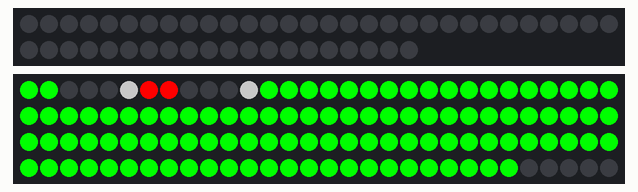
Bench run of a program on a simulated Raspberry Pi (BCM pin numbers). Shown: 50 RGB LEDs in strip order, left to right, continuing on the next row, 120 RGB LEDs in strip order, left to right, continuing on the next row.

Above: at 0.07 s.
At 0.65 s:
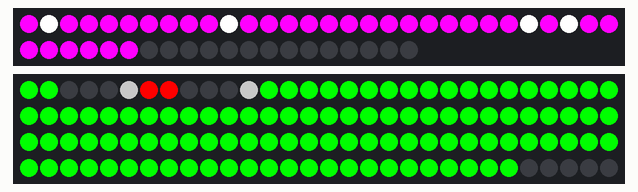
At 1.0 s:
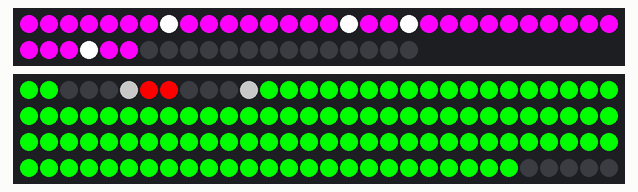
At 1.46 s:
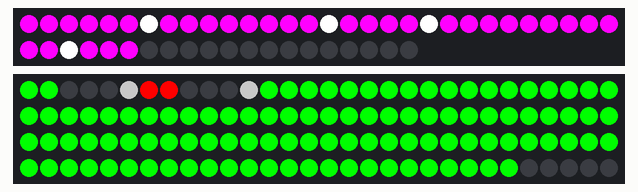
At 1.93 s:
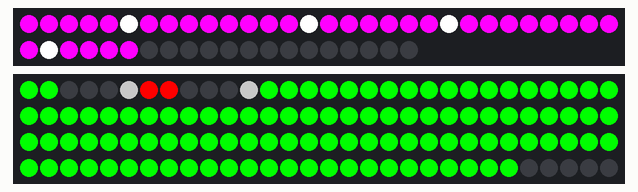

The program:

neuFliegerNeuesKonzept.py
```python
#!/usr/bin/env python3

import time
from neopixel import *
import argparse
from xml.dom import minidom
import RPi.GPIO as GPIO
import Adafruit_WS2801
import Adafruit_GPIO.SPI as SPI
from thread import start_new_thread


#SPI Configure

# Configure the count of pixels:
PIXEL_COUNT = 50

# Alternatively specify a hardware SPI connection on /dev/spidev0.0:
SPI_PORT   = 0
SPI_DEVICE = 0
pixels = Adafruit_WS2801.WS2801Pixels(PIXEL_COUNT, spi=SPI.SpiDev(SPI_PORT, SPI_DEVICE), gpio=GPIO)

#LED Configure

# LED strip configuration:
LED_COUNT      = 120      # Number of LED pixels.
LED_PIN        = 18      # GPIO pin connected to the pixels (18 uses PWM!).
#LED_PIN        = 10      # GPIO pin connected to the pixels (10 uses SPI /dev/spidev0.0).
LED_FREQ_HZ    = 800000  # LED signal frequency in hertz (usually 800khz)
LED_DMA        = 10      # DMA channel to use for generating signal (try 10)
LED_BRIGHTNESS = 255     # Set to 0 for darkest and 255 for brightest
LED_INVERT     = False   # True to invert the signal (when using NPN transistor level shift)
LED_CHANNEL    = 0       # set to '1' for GPIOs 13, 19, 41, 45 or 53

def loadChannel():
    try:
        DMXData = minidom.parse("Artnet.xml")
        return DMXData
    except KeyboardInterrupt:
        exitNow = True
    except:
        if args.clear:
            exitNow = True

def getChannelValue(DMXDataV, DMXChannel=1, oldValue=0):
    try:
        dmxxlrname = str("DMX" + str(DMXChannel-1))
        nameD = DMXDataV.getElementsByTagName(dmxxlrname)[0]
        return int(nameD.firstChild.data)
    except KeyboardInterrupt:
        exitNow = True
    except:
        return oldValue


def wheelA(pos):
    if pos < 85:
        return Adafruit_WS2801.RGB_to_color(pos * 3, 255 - pos * 3, 0)
    elif pos < 170:
        pos -= 85
        return Adafruit_WS2801.RGB_to_color(255 - pos * 3, 0, pos * 3)
    else:
        pos -= 170
        return Adafruit_WS2801.RGB_to_color(0, pos * 3, 255 - pos * 3)

def wheel(pos):
    """Generate rainbow colors across 0-255 positions."""
    if pos < 85:
        return Color(pos * 3, 255 - pos * 3, 0)
    elif pos < 170:
        pos -= 85
        return Color(255 - pos * 3, 0, pos * 3)
    else:
        pos -= 170
        return Color(0, pos * 3, 255 - pos * 3)

def rainbow(strip, wait_ms=20, iterations=1):
    """Draw rainbow that fades across all pixels at once."""
    for j in range(256*iterations):
        for i in range(strip.numPixels()):
            strip.setPixelColor(i, wheel((i+j) & 255))
        strip.show()
        time.sleep(wait_ms/1000.0)

def colorWipe(strip, color, wait_ms=50):
    """Wipe color across display a pixel at a time."""
    for i in range(strip.numPixels()):
        strip.setPixelColor(i, color)
        strip.show()
        time.sleep(wait_ms/1000.0)

    for i in range(pixels.count()):
        # tricky math! we use each pixel as a fraction of the full 96-color wheel
        # (thats the i / strip.numPixels() part)
        # Then add in j which makes the colors go around per pixel
        # the % 96 is to make the wheel cycle around
        pixels.set_pixel(i, wheel(((i * 256 // pixels.count())) % 256) )
        pixels.show()
        if wait_ms > 0:
            time.sleep(wait_ms/1000.0)

def init():
    for i in range(strip.numPixels()):
        strip.setPixelColor(i, Color(0, 0, 0))

    for i in range(pixels.count()):
        pixels.set_pixel(i, Adafruit_WS2801.RGB_to_color(0, 0, 0))


def tragflaechenLicht():
    strip.setPixelColor(0, Color(0, 255, 0))
    strip.setPixelColor(1, Color(0, 255, 0))
    strip.setPixelColor(2, Color(0, 0, 0))
    strip.setPixelColor(3, Color(0, 0, 0))
    strip.setPixelColor(4, Color(0, 0, 0))
    strip.setPixelColor(5, Color(100, 100, 100))

    strip.setPixelColor(6, Color(255, 0, 0))
    strip.setPixelColor(7, Color(255, 0, 0))
    strip.setPixelColor(8, Color(0, 0, 0))
    strip.setPixelColor(9, Color(0, 0, 0))
    strip.setPixelColor(10, Color(0, 0, 0))
    strip.setPixelColor(11, Color(100, 100, 100))

def tragflaechenBlinker(hell=0):
    strip.setPixelColor(2, Color(hell, hell, hell))
    strip.setPixelColor(3, Color(hell, hell, hell))
    strip.setPixelColor(4, Color(hell, hell, hell))

    strip.setPixelColor(9, Color(hell, hell, hell))
    strip.setPixelColor(8, Color(hell, hell, hell))
    strip.setPixelColor(10, Color(hell, hell, hell))

def rumpfBlinker(hell=0):
    pixels.set_pixel(36, Adafruit_WS2801.RGB_to_color(hell, 0, 0) )
    pixels.set_pixel(37, Adafruit_WS2801.RGB_to_color(hell, 0, 0) )
    pixels.set_pixel(38, Adafruit_WS2801.RGB_to_color(hell, 0, 0) )
    pixels.set_pixel(39, Adafruit_WS2801.RGB_to_color(hell, 0, 0) )

    pixels.set_pixel(40, Adafruit_WS2801.RGB_to_color(hell, 0, 0) )
    pixels.set_pixel(41, Adafruit_WS2801.RGB_to_color(hell, 0, 0) )
    pixels.set_pixel(42, Adafruit_WS2801.RGB_to_color(hell, 0, 0) )
    pixels.set_pixel(43, Adafruit_WS2801.RGB_to_color(hell, 0, 0) )

    pixels.set_pixel(44, Adafruit_WS2801.RGB_to_color(hell, hell, hell) )
    pixels.set_pixel(45, Adafruit_WS2801.RGB_to_color(hell, hell, hell) )
    pixels.set_pixel(46, Adafruit_WS2801.RGB_to_color(hell, hell, hell) )
    pixels.set_pixel(47, Adafruit_WS2801.RGB_to_color(hell, hell, hell) )


#Strip Gruen Rot Blau
#Pixels Rot Gruen Blau

def thDMX():
    while True:
        DMXdaten = loadChannel()

        global K1
        global K2
        global K3
        global K4

        #DMX Daten lesen
        #Rot
        K1 = getChannelValue(DMXdaten,250, K1)
        #Gruen
        K2 = getChannelValue(DMXdaten,251, K2)
        #Blau
        K3 = getChannelValue(DMXdaten,252, K3)
        #Effekt
        K4 = getChannelValue(DMXdaten,253, K4)

        time.sleep(50/1000.0)


#Programm
if __name__ == "__main__":
    # Clear all the pixels to turn them off.
    pixels.clear()
    pixels.show()  # Make sure to call show() after changing any pixels!

    #strip
    # Process arguments
    parser = argparse.ArgumentParser()
    parser.add_argument('-c', '--clear', action='store_true', help='clear the display on exit')
    args = parser.parse_args()

    K1=0
    K2=0
    K3=0
    K4=0

    #start_new_thread(thDMX,())

    # Create NeoPixel object with appropriate configuration.
    strip = Adafruit_NeoPixel(LED_COUNT, LED_PIN, LED_FREQ_HZ, LED_DMA, LED_INVERT, LED_BRIGHTNESS, LED_CHANNEL)
    # Intialize the library (must be called once before other functions).
    strip.begin()

    init()
    strip.show()
    time.sleep(50/1000.0)
    pixels.show()

    exitNow = False

    #Counter
    cFluegl = 0
    o=0
    oo=0
    ooo=8
    oooo=8
    j=0

    #Schritt 3
    c=0

    #schritt 4
    b=0

    l=0

    schritt=1

    while True:

        if K4 < 10:
            K1 = 255
            K2 = 0
            K3 = 0

        if schritt == 1:
            for i in range(strip.numPixels()-5):
                strip.setPixelColor(i, Color(0, 255, 0))
            c=c+1
            if c == (1500):
                c=0
                schritt=2

        if schritt == 2:
            for i in range(strip.numPixels()-5):
                strip.setPixelColor(i, wheel((int(i * 256 / (strip.numPixels()-5) + j) & 255)))
            j=j+1
            if j == 257:
                j=0

            c=c+1
            if c == (1000):
                c=0
                schritt=3

        #Schritt 3

        if schritt == 3:
            for i in range(strip.numPixels()-5):
                if i > c:
                    strip.setPixelColor(i, Color(0, 0, 255))
                if i < c:
                    strip.setPixelColor(i, Color(0, 255, 0))

            c=c+1
            if c == (strip.numPixels()):
                c=0
                schritt=4


        if schritt == 4:
            for i in range(strip.numPixels()-5):
                if i > c:
                    strip.setPixelColor(i, Color(0, 255, 0))
                if i < c:
                     strip.setPixelColor(i, Color(255, 0 , 0))

            c=c+1
            if c == (strip.numPixels()):
                c=0
                schritt=5


        if schritt == 5:
            for i in range(strip.numPixels()-5):
                if i > c:
                    strip.setPixelColor(i, Color(255, 0, 0))
                if i < c:
                     strip.setPixelColor(i, Color(0, 0, 255))

            c=c+1
            if c == (strip.numPixels()):
                c=0
                l=l+1
                schritt=3
                if l==7:
                    l=0
                    schritt=1


        #Triebwerke
        for i in range(36):
            pixels.set_pixel(i, Adafruit_WS2801.RGB_to_color(255, 0, 255) )

        o=o+1
        if o == 9:
            o=0
        oo=oo+1
        if oo == 9:
            oo=0
        ooo=ooo-1
        if ooo < 0:
            ooo=8
        oooo=oooo+1
        if oooo == 9:
            oooo=0

        pixels.set_pixel(o, Adafruit_WS2801.RGB_to_color(255, 255, 255))
        pixels.set_pixel(oo+9, Adafruit_WS2801.RGB_to_color(255, 255, 255))
        pixels.set_pixel(ooo+18, Adafruit_WS2801.RGB_to_color(255, 255, 255))
        pixels.set_pixel(oooo+27, Adafruit_WS2801.RGB_to_color(255, 255, 255))


        tragflaechenLicht()

        #Beleuchtung Fluegel
        if cFluegl <= 10 or cFluegl >= 12:
            tragflaechenBlinker(0)

        #Blinken am Fluegel ein
        if cFluegl > 10 and cFluegl < 12:
            tragflaechenBlinker(255)

        #Beleuchtung Rumpf aus
        if cFluegl <= 25 or cFluegl >= 27:
            rumpfBlinker(0)

        #Blinken Rumpf ein
        if cFluegl > 25 and cFluegl < 27:
            rumpfBlinker(255)

        if cFluegl >= 27:
            cFluegl = 0

        #Daten uebergeben an Stripes und NeoPixel
        strip.show()
        time.sleep(50/1000.0)
        pixels.show()

        cFluegl = cFluegl + 1
        #flieger()
```

Measured:
- by itself, everything shown: repeats every 1.6 s, in 27 steps
